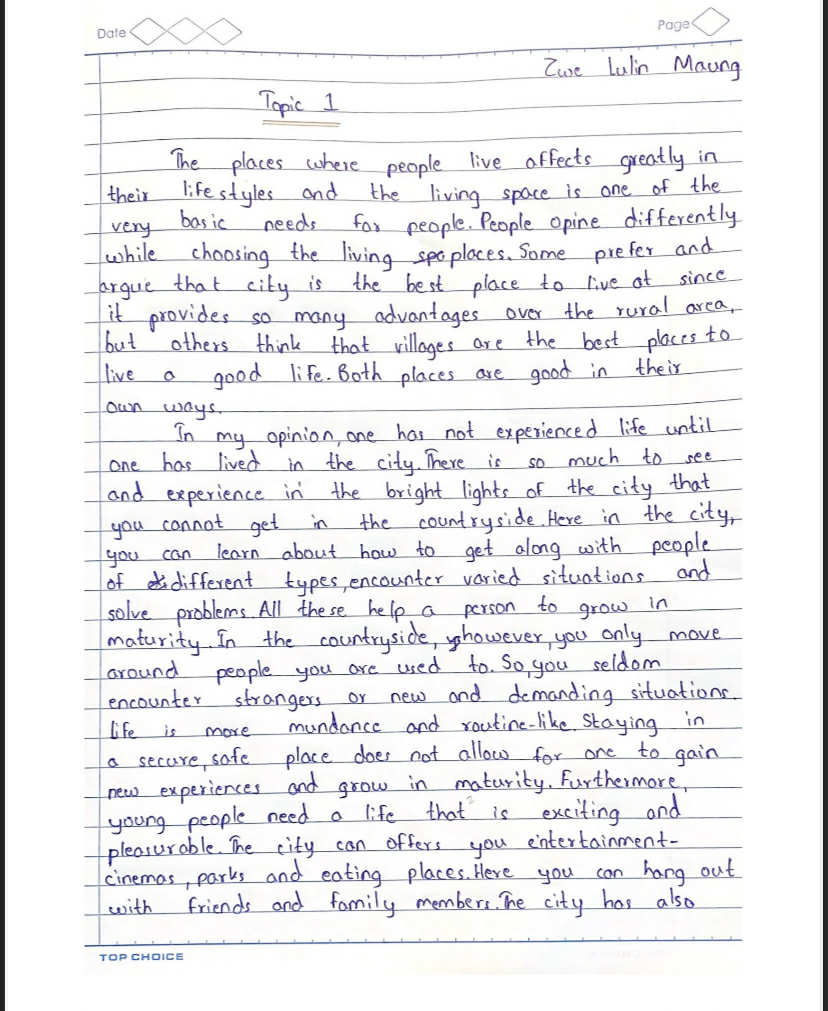
#> input picture test_images/test1.jpeg, 828 x 1011 px
$ python -i gui_main.py   (imports and definitions only)
#> lines starting #> are read from the running program, lines starting #| are printed output that depends on the picture
#> further down, picture is the input picture: shape (1011, 828, 3); mean B, G, R 239.6, 237.8, 237.9
import cv2
import os
import tkinter as tk
from tkinter import filedialog, Toplevel, messagebox
from PIL import Image, ImageTk
import numpy as np

# === Import your custom modules ===
from module1.enhancement import (
    histogram_equalization,
    histogram_matching,
    adjust_brightness_contrast,
    mean_filter,
    median_filter,
    laplacian_sharpen,
    high_pass_filter,
    frequency_filter,
)
from module2.segmentation import (
    sobel_edge,
    prewitt_edge,
    canny_edge,
    otsu_threshold,
    region_growing,
)
from module3.transform import (
    rotate,
    scale,
    translate,
    affine_transform,
    perspective_transform,
)

# === MAIN WINDOW ===
# [4 lines not run here, left out]

# [7 lines that did not run here, left out]
# [1 line not run here, left out]

# Preview area
PREVIEW_MAX_W, PREVIEW_MAX_H = 900, 600
# [1 line that did not run here, left out]
# [1 line not run here, left out]

loaded_image = None
display_image = None  # strong reference for Tk


def show_image(img):
    """Display image (gray or BGR) resized to fit the preview area."""
    global display_image
    if img is None:
        return

    if img.ndim == 2:
        rgb = cv2.cvtColor(img, cv2.COLOR_GRAY2RGB)
    else:
        rgb = cv2.cvtColor(img, cv2.COLOR_BGR2RGB)

    h, w = rgb.shape[:2]
#> h = 1011; w = 828
    scale = min(PREVIEW_MAX_W / max(w, 1), PREVIEW_MAX_H / max(h, 1), 1.0)
#> scale = 0.593
    new_size = (max(1, int(w * scale)), max(1, int(h * scale)))
#> new_size = (491, 600)
    pil_img = Image.fromarray(rgb).resize(new_size, Image.LANCZOS)
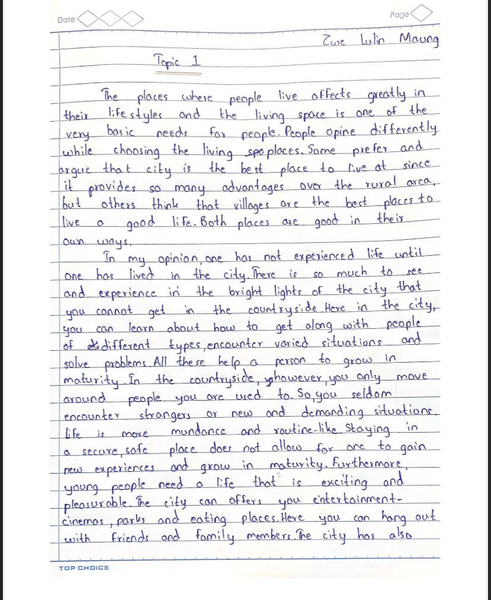
#> pil_img: PIL image 491x600 RGB; mean R, G, B 237.6, 237.5, 239.2

    display_image = ImageTk.PhotoImage(pil_img)
#> (the run stopped early here; a loop or call above may not have finished)
